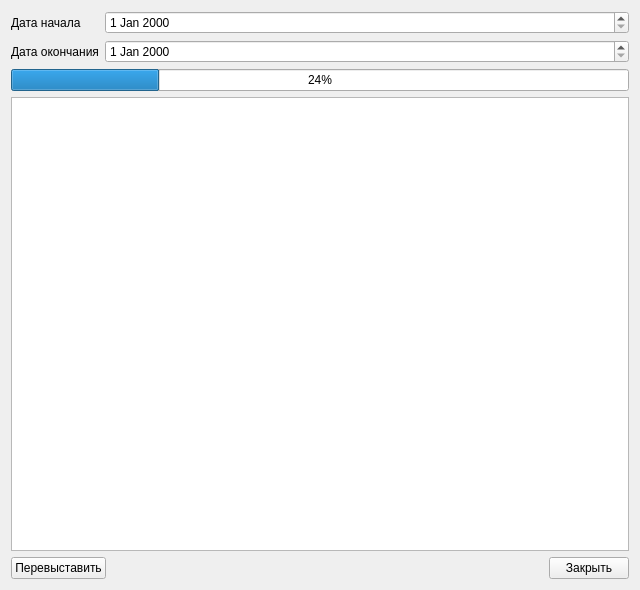
<?xml version="1.0" encoding="UTF-8"?>
<ui version="4.0">
 <class>KSGReselectionDialogForm</class>
 <widget class="QWidget" name="KSGReselectionDialogForm">
  <property name="geometry">
   <rect>
    <x>0</x>
    <y>0</y>
    <width>640</width>
    <height>590</height>
   </rect>
  </property>
  <property name="windowTitle">
   <string>Перевыставление КСГ в обращениях</string>
  </property>
  <layout class="QGridLayout" name="gridLayout">
   <item row="0" column="0">
    <widget class="QLabel" name="label">
     <property name="text">
      <string>Дата начала</string>
     </property>
    </widget>
   </item>
   <item row="0" column="1">
    <widget class="CDateEdit" name="begDate">
     <property name="sizePolicy">
      <sizepolicy hsizetype="Expanding" vsizetype="Fixed">
       <horstretch>0</horstretch>
       <verstretch>0</verstretch>
      </sizepolicy>
     </property>
    </widget>
   </item>
   <item row="1" column="0">
    <widget class="QLabel" name="label_2">
     <property name="text">
      <string>Дата окончания</string>
     </property>
    </widget>
   </item>
   <item row="1" column="1">
    <widget class="CDateEdit" name="endDate">
     <property name="sizePolicy">
      <sizepolicy hsizetype="Expanding" vsizetype="Fixed">
       <horstretch>0</horstretch>
       <verstretch>0</verstretch>
      </sizepolicy>
     </property>
    </widget>
   </item>
   <item row="2" column="0" colspan="2">
    <widget class="QProgressBar" name="progressBar">
     <property name="value">
      <number>24</number>
     </property>
    </widget>
   </item>
   <item row="3" column="0" colspan="2">
    <widget class="QTextBrowser" name="logBrowser">
     <property name="sizePolicy">
      <sizepolicy hsizetype="Expanding" vsizetype="MinimumExpanding">
       <horstretch>0</horstretch>
       <verstretch>0</verstretch>
      </sizepolicy>
     </property>
    </widget>
   </item>
   <item row="4" column="0" colspan="2">
    <layout class="QHBoxLayout" name="horizontalLayout">
     <item>
      <widget class="QPushButton" name="btnStart">
       <property name="text">
        <string>Перевыставить</string>
       </property>
      </widget>
     </item>
     <item>
      <spacer name="horizontalSpacer">
       <property name="orientation">
        <enum>Qt::Horizontal</enum>
       </property>
       <property name="sizeHint" stdset="0">
        <size>
         <width>40</width>
         <height>20</height>
        </size>
       </property>
      </spacer>
     </item>
     <item>
      <widget class="QPushButton" name="btnClose">
       <property name="text">
        <string>Закрыть</string>
       </property>
      </widget>
     </item>
    </layout>
   </item>
  </layout>
 </widget>
 <customwidgets>
  <customwidget>
   <class>CDateEdit</class>
   <extends>QDateEdit</extends>
   <header>library/DateEdit</header>
  </customwidget>
 </customwidgets>
 <resources/>
 <connections/>
</ui>
